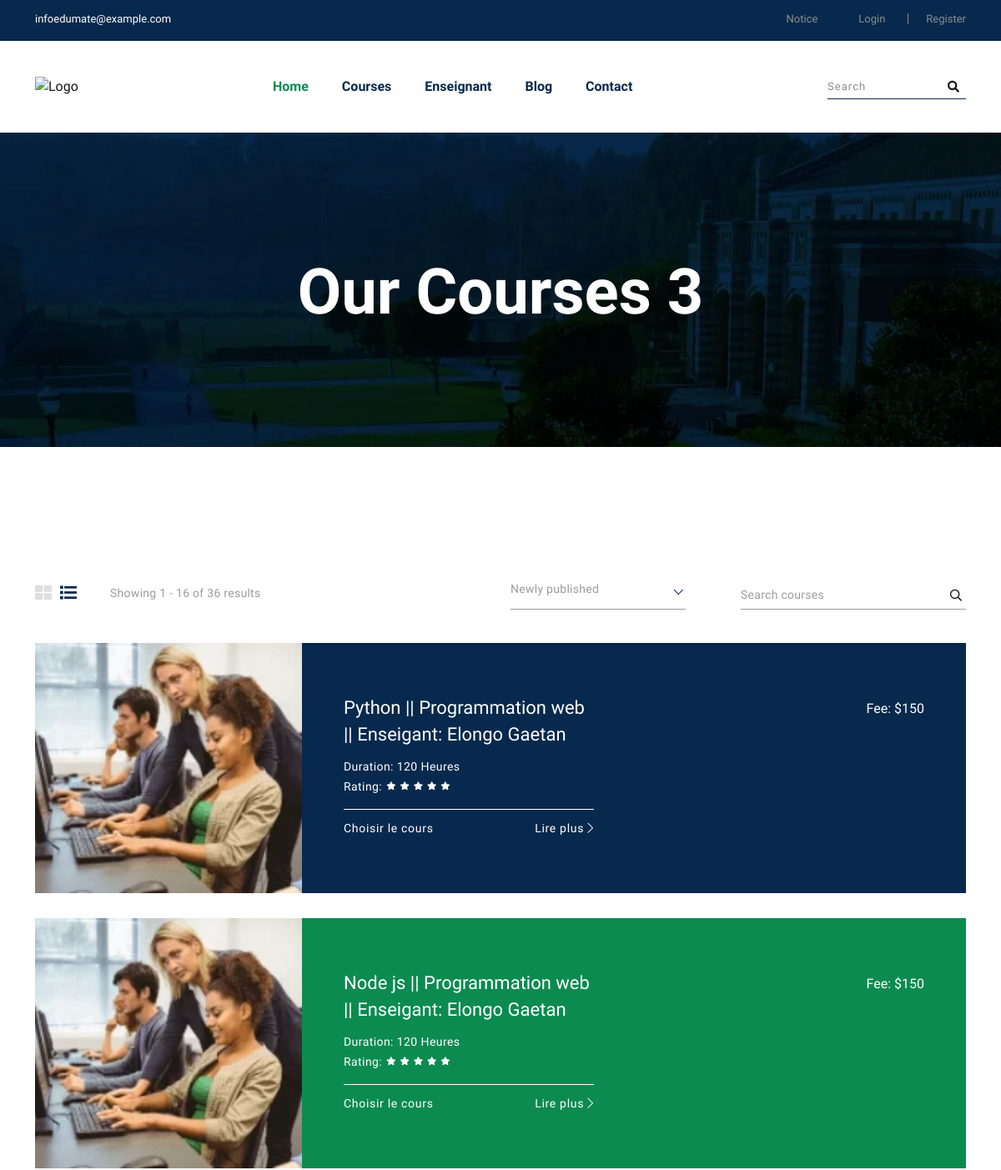
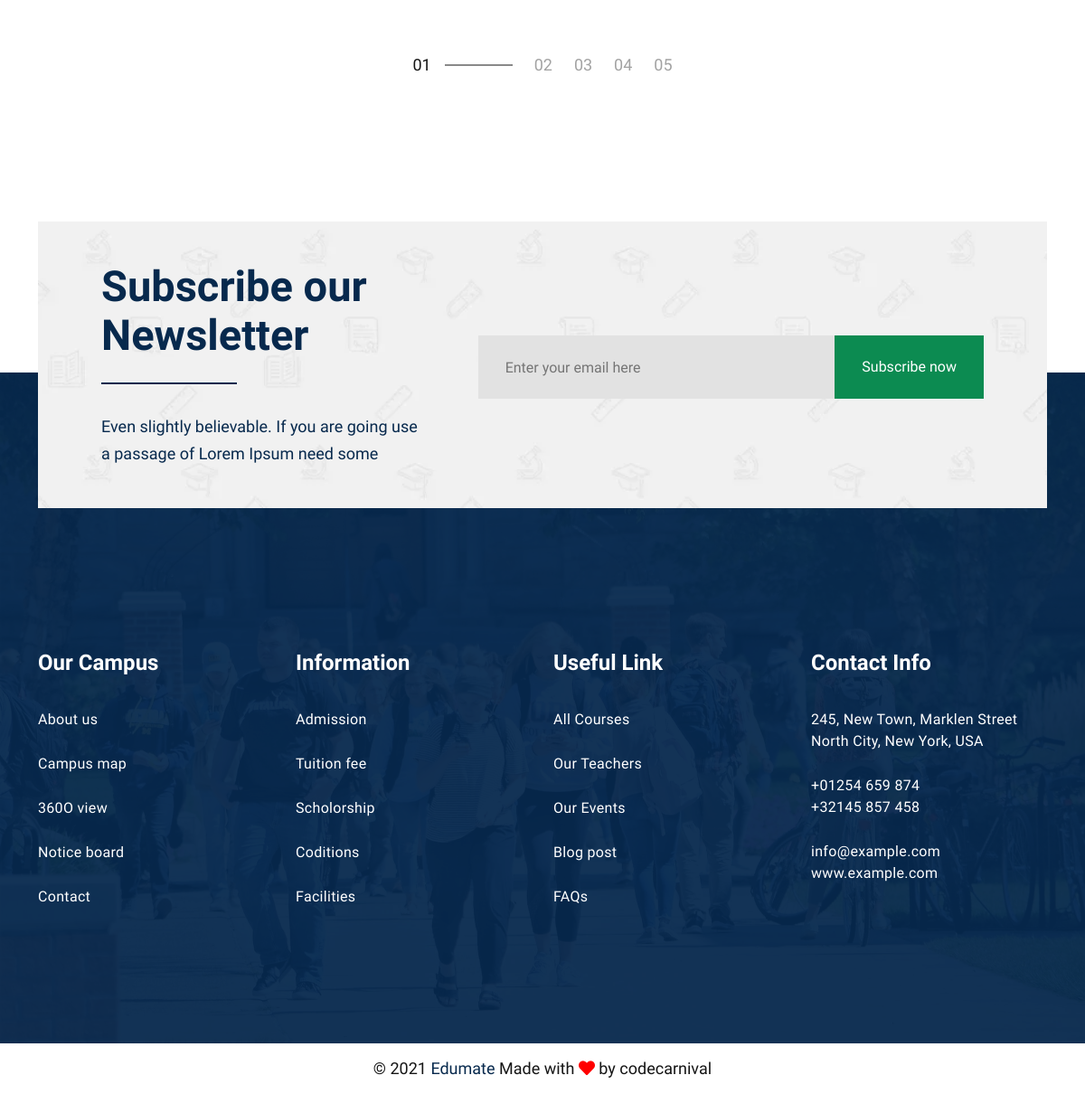
Screenshot of /module/1 with the database file from the repository (2 pictures, top to bottom).
### firststepApp/models.py (models this page shows)
class Module(models.Model):
    idModule = models.AutoField(primary_key=True)
    niveau = models.CharField(max_length=50)
    heures = models.CharField(max_length=50)
    enseignant = models.ForeignKey(Enseignant, on_delete=models.CASCADE)
    cours = models.ForeignKey(Cours, on_delete=models.CASCADE)

class Cours(models.Model):
    idCours = models.AutoField(primary_key=True)
    designation = models.CharField(max_length=50)
    domaine = models.ForeignKey(Domaine, on_delete=models.CASCADE)
    prix = models.IntegerField(default=120)
    duree = models.IntegerField(default=1)
    image = models.ImageField(upload_to='cours', null=True)

class Enseignant(models.Model):
    idEnseignant = models.AutoField(primary_key=True)
    nom = models.CharField(max_length=50)
    postnom = models.CharField(max_length=50)
    prenom = models.CharField(max_length=50)
    email = models.CharField(max_length=50)
    telephone = models.CharField(max_length=50)
    image = models.ImageField(upload_to='enseignant', null=True)
    adresse = models.ForeignKey(Adresse, on_delete=models.CASCADE)

### firststepApp/views.py (the view)
# urls.py: path('module/<int:pk>', modulePage, name='module'),
def modulePage(request, pk):
    module = Module.objects.select_related('enseignant', 'cours').filter(cours=pk)
    context = {
        'module':module
    }
    page='module.html'
    return render(request,page, context)

### template/module.html (shortened to what this page needs)
{% extends 'structure.html'%}
{% block content %}
{%load static%}
<section class="page-banner">
    <div class="page-banner-bg bg_cover" style="background-image: url(assets/images/page-banner.webp);">
        <div class="container">
            <div class="banner-content text-center">
                <h2 class="title">Our Courses 3</h2>
            </div>
        </div>
    </div>
</section>
<section class="top-courses-area">
    <div class="container">
        <div class="courses-bar">
            <div class="row">
                <div class="col-lg-6">
                    <div class="courses-tab">
                        <ul class="nav">
                            <li><a data-bs-toggle="tab" href="#grid"><i class="fas fa-th-large"></i></a></li>
                            <li><a class="active" data-bs-toggle="tab" href="#list"><i class="fas fa-list"></i></a></li>
                        </ul>
                        <p>Showing 1 - 16 of 36 results</p>
                    </div>
                </div>
                <div class="col-lg-6">
                    <div class="courses-bar-form">
                        <div class="courses-select">
                        </div>
                        <div class="courses-search">
                            <input type="text" placeholder="Search courses">
                            <i class="far fa-search"></i>
                        </div>
                    </div>
                </div>
            </div>
        </div>
        <div class="tab-content" >
            <div class="tab-pane fade show active" id="list">
                <div class="courses-wrapper wrapper-2">
                    {% for i in module %}
                    <div class="courses-col">
                        <div class="single-courses-2 courses-list mt-30">
                            <div class="courses-image">
                                <a href="#"><img src="{{i.cours.image.url}}" width="320" height="300" alt="courses"></a>
                            </div>
                            <div class="courses-content">
                                <p class="courses-fee">Fee: <span> ${{i.cours.prix}}</span></p>
                                <div class="courses-content-wrapper">
                                    <h4 class="courses-title"><a href="courses-details.html">{{i.niveau}} || {{i.cours.designation}} || Enseigant: {{i.enseignant.nom}} {{i.enseignant.prenom}}</a></h4>
                                    <div class="duration-rating">
                                        <div class="duration-fee">
                                            <p class="duration">Duration: <span> {{i.heures}} Heures</span></p>
                                        </div>
                                        <div class="rating">
                                            <span>Rating: </span>
                                            <ul class="star">
                                                <li><i class="fas fa-star"></i></li>
                                                <li><i class="fas fa-star"></i></li>
                                                <li><i class="fas fa-star"></i></li>
                                                <li><i class="fas fa-star"></i></li>
                                                <li><i class="fas fa-star"></i></li>
                                            </ul>
                                        </div>
                                    </div>
                                    <div class="courses-link">
                                        <a class="apply" href="/createmescours/{{i.idModule}}">Choisir le cours</a>
                                        <a class="more" href="#">Lire plus <i class="fal fa-chevron-right"></i></a>
                                    </div>
                                </div>
                            </div>
                        </div>
                    </div>
                    {% endfor %}
                </div>
            </div>
        </div>
        <ul class="pagination-items text-center">
            <li><a class="active" href="#">01</a></li>
            <li><a href="#">02</a></li>
            <li><a href="#">03</a></li>
            <li><a href="#">04</a></li>
            <li><a href="#">05</a></li>
        </ul>
    </div>
</section>
{% endblock %}

### rows the page displays
Module: cours.image (picture), cours.prix "150", niveau "Python", cours.designation "Programmation web", enseignant.nom "Elongo", enseignant.prenom "Gaetan", heures "120"
Module: cours.image (picture), cours.prix "150", niveau "Node js", cours.designation "Programmation web", enseignant.nom "Elongo", enseignant.prenom "Gaetan", heures "120"
